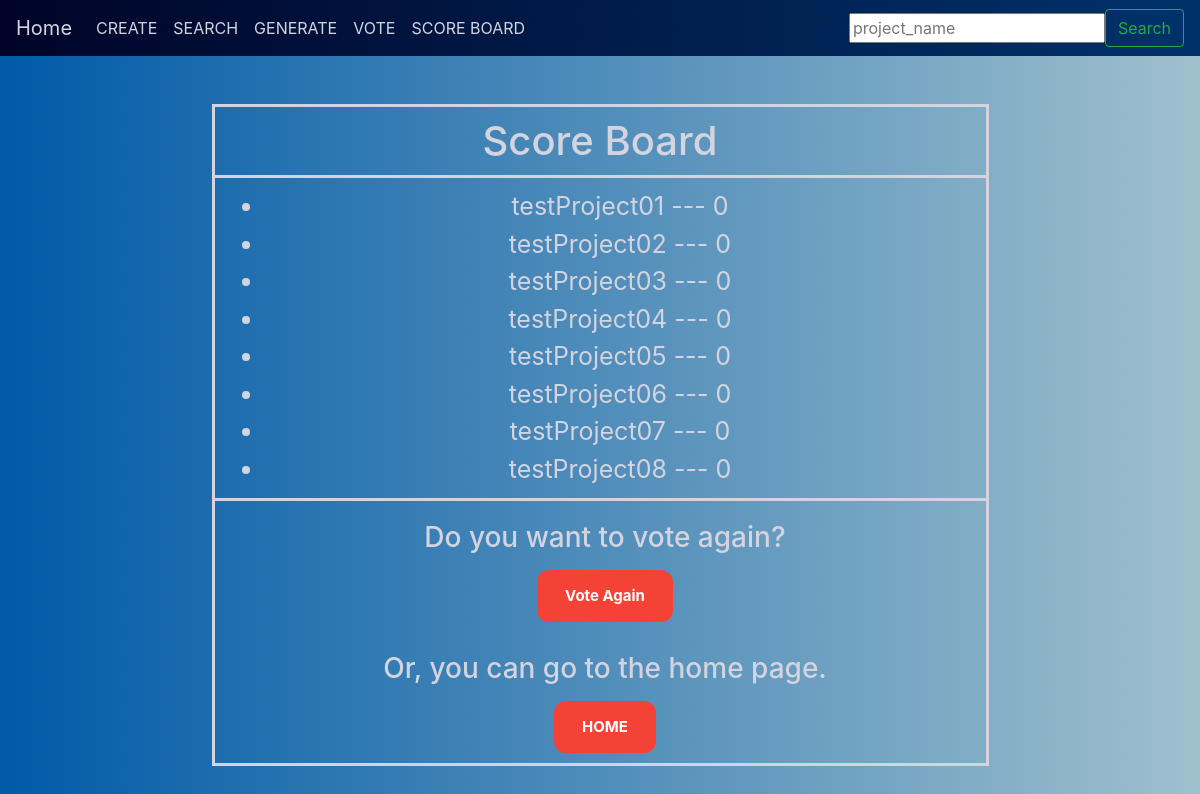
Before: /projects/scoreBoard with the older database file.
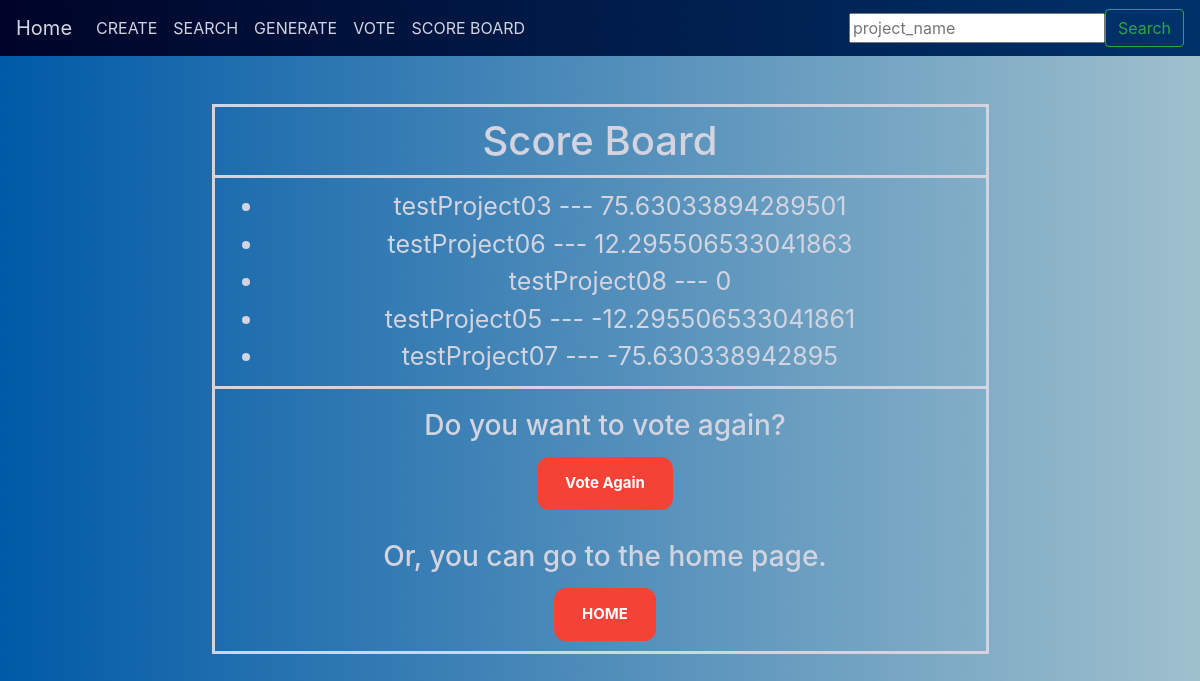
After: the same page with the newer database file.
### projects/models.py (models this page shows, shortened)
class Score(models.Model):
    project = models.OneToOneField(
        Projects,
        on_delete=models.CASCADE,
        primary_key=True,
    )
    score = models.IntegerField(default=0)
    first_criterion_score = models.IntegerField(default=0)
    second_criterion_score = models.IntegerField(default=0)
    third_criterion_score = models.IntegerField(default=0)

### projects/views.py (the view)
# urls.py: path('scoreBoard', views.scoreBoard, name = 'scoreBoard'),
def scoreBoard(request):
    template = loader.get_template('projects/scoreBoard.html')
    allProjects = Score.objects.raw(
        'SELECT* FROM (projects_projects JOIN projects_score ON projects_score.project_id = projects_projects.id) ORDER BY projects_score.score DESC')
    context = {
        'allProjects' : allProjects,
    }
    return HttpResponse(template.render(context, request))

### projects/templates/projects/scoreBoard.html (shortened to what this page needs)
{% include "./partials/header.html" %}
<div class="container">
  <h1 style="text-align:center;border:3px solid; padding:10px; width:70%; margin:auto">
    Score Board
  </h1>
    <ul style="border: 3px solid; border-top:none; padding:10px; width:70%; margin: auto">
      {% for p in allProjects %}
          <li style="margin-left:40px;font-size:25px;">{{ p.project_name }} --- {{ p.score }}</li>
      {% endfor %}
    </ul>
    <div style="border: 3px solid; border-top:none; padding:10px; width:70%; margin: auto">
        <h3 style="margin-top:10px;margin-bottom:15px;margin-right:0px;margin-left:10px;">Do you want to vote again?</h3>
        <a class="button button1" style="margin:0 0 0 10px;font-size:15px;font-weight: bold;" href="{% url 'projects:vote' %}">Vote Again</a>
        <h3 style="margin-top:30px;margin-bottom:15px;margin-right:0px;margin-left:10px;">Or, you can go to the home page.</h3>
        <a class="button button1" style="margin:0 0 0 10px;font-size:15px;font-weight: bold;" href="{% url 'projects:index' %}">HOME</a>
    </div>
</div>
{% include "./partials/footer.html" %}

### projects/templates/projects/partials/header.html (shortened to what this page needs)
<!DOCTYPE html>
<html lang="en">
<head>
    <link rel="stylesheet" href="https://stackpath.bootstrapcdn.com/bootstrap/4.3.1/css/bootstrap.min.css"
>
    {% load static %}
    <link rel="stylesheet" type="text/css" href="{% static 'projects/style.css' %}">
    </head>
<body>
    <nav class="navbar navbar-expand-lg navbar-light bg-light">
        <a class="navbar-brand" id = 'haha'href="{%url 'projects:index'%}">Home</a>
        <div class="collapse navbar-collapse" id="navbarSupportedContent">
            <ul class="navbar-nav mr-auto">
                <li class="nav-item active">
                    <a class="nav-link mynav" href="{%url 'projects:create'%}">CREATE <span class="sr-only">(current)</span></a>
                </li>
                <li class="nav-item">
                    <a class="nav-link" href="{%url 'projects:search_form'%}">SEARCH</a>
                </li>
                <li class="nav-item">
                    <a class="nav-link" href="{%url 'projects:generate_view'%}">GENERATE</a>
                </li>
                <li class="nav-item">
                    <a class="nav-link" href="{%url 'projects:vote'%}">VOTE</a>
                </li>
                <li class="nav-item">
                    <a class="nav-link" href="{%url 'projects:scoreBoard'%}">SCORE BOARD</a>
                </li>
            </ul>
            <form class="form-inline my-2 my-lg-0" action="{% url 'projects:index' %}search" method="GET">
                <input type="text" name="project_name" id="project_name" placeholder="project_name" aria-label="Search">
                <button class="btn btn-outline-success my-2 my-sm-0" type="submit">Search</button>
            </form>
        </div>
    </nav>

### projects/templates/projects/partials/footer.html (shortened to what this page needs)
</body>
</html>

### projects/static/projects/style.css (style rules this page uses)
html { height: 100%; }
body { background-image: url("/static/projects/art/1.jpg") ; color: rgb(211, 212, 223); height: 100%; position: relative; text-align: center; }
.navbar { background-image: url("/static/projects/art/Frost.jpg"); color: rgb(211, 212, 223); }
a { color: rgb(211, 212, 223); }
.nav-link { color: rgb(211, 212, 223); }
nav.navbar.navbar-expand-lg.navbar-light.bg-light > div.collapse.navbar-collapse > ul.navbar-nav.mr-auto > li.nav-item > a.nav-link { color: rgb(211, 212, 223); }
#haha { color: rgb(211, 212, 223); }
.container { margin-top: 3em; }

### projects/templates/projects/scoreBoard.html (style rules this page uses)
.button { border: none; color: white; padding: 13px 26px; text-align: center; text-decoration: none; display: inline-block; font-size: 16px; margin: 0 auto; transition-duration: 0.4s; cursor: pointer; }
.button1 { background-color: #f44336; color: white; border: 2px solid #f44336; border-radius: 12px; }

Changed rows visible on the page:
removed Score: project_name "testProject01", score "0"
removed Score: project_name "testProject02", score "0"
removed Score: project_name "testProject04", score "0"
changed Score "testProject03": score "0" → "75.63033894289501"
changed Score "testProject06": score "0" → "12.295506533041863"; moves up the list
shown differently, row unchanged: Score "testProject08": moves up the list
changed Score "testProject05": score "0" → "-12.295506533041861"
changed Score "testProject07": score "0" → "-75.630338942895"
